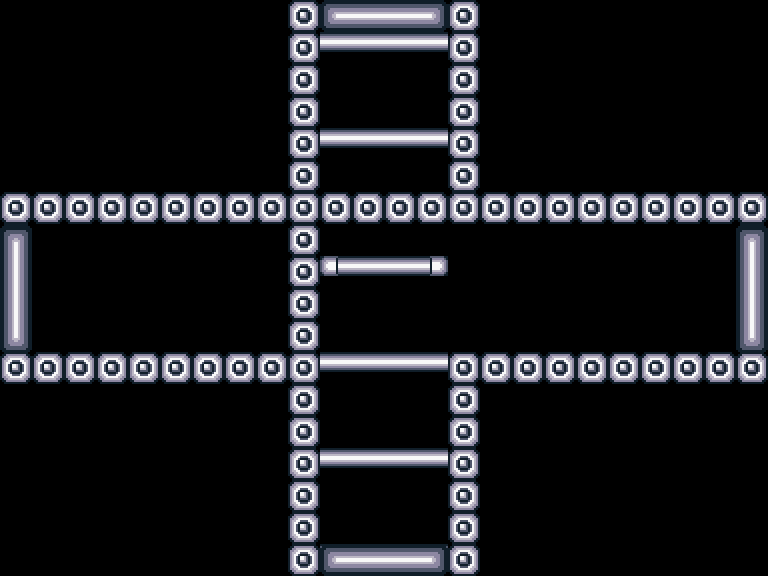

A level layout from a 2D game, rendered from its tile map. Below: a short description, then the map file with its tile-grid data intact:
An orthogonal 24x18 tile map with 32x32 px tiles, 6 tile layers (blocks, platforms, upDoor, rightDoor, ...) and 5 objects (playerSpawnUp, playerSpawn, playerSpawnLeft, playerSpawnDown, playerSpawnRight).

<map version="1.5" tiledversion="1.6.0" orientation="orthogonal" renderorder="right-down" width="24" height="18" tilewidth="32" tileheight="32" infinite="0" nextlayerid="8" nextobjectid="6">
 <editorsettings>
  <export target="testDownLeft.json" format="json" />
 </editorsettings>
 <tileset firstgid="1" name="commonTileset" tilewidth="32" tileheight="32" tilecount="225" columns="15">
  <image source="commonTileset.png" width="480" height="480" />
  <tile id="0">
   <properties>
    <property name="collides" type="bool" value="true" />
   </properties>
  </tile>
  <tile id="1">
   <properties>
    <property name="collides" type="bool" value="true" />
   </properties>
  </tile>
  <tile id="2">
   <properties>
    <property name="collides" type="bool" value="true" />
   </properties>
  </tile>
  <tile id="3">
   <properties>
    <property name="collides" type="bool" value="true" />
   </properties>
  </tile>
  <tile id="4">
   <properties>
    <property name="collides" type="bool" value="true" />
   </properties>
  </tile>
  <tile id="5">
   <properties>
    <property name="collides" type="bool" value="true" />
   </properties>
  </tile>
  <tile id="6">
   <properties>
    <property name="collides" type="bool" value="true" />
   </properties>
  </tile>
  <tile id="7">
   <properties>
    <property name="collides" type="bool" value="true" />
   </properties>
  </tile>
  <tile id="15">
   <properties>
    <property name="collides" type="bool" value="true" />
   </properties>
  </tile>
  <tile id="16">
   <properties>
    <property name="collides" type="bool" value="true" />
   </properties>
  </tile>
  <tile id="17">
   <properties>
    <property name="collides" type="bool" value="true" />
   </properties>
  </tile>
  <tile id="18">
   <properties>
    <property name="collides" type="bool" value="true" />
   </properties>
  </tile>
  <tile id="19">
   <properties>
    <property name="collides" type="bool" value="true" />
   </properties>
  </tile>
  <tile id="20">
   <properties>
    <property name="collides" type="bool" value="true" />
   </properties>
  </tile>
  <tile id="21">
   <properties>
    <property name="collides" type="bool" value="true" />
   </properties>
  </tile>
  <tile id="22">
   <properties>
    <property name="collides" type="bool" value="true" />
   </properties>
  </tile>
  <tile id="30">
   <properties>
    <property name="collides" type="bool" value="true" />
   </properties>
  </tile>
  <tile id="31">
   <properties>
    <property name="collides" type="bool" value="true" />
   </properties>
  </tile>
  <tile id="32">
   <properties>
    <property name="collides" type="bool" value="true" />
   </properties>
  </tile>
  <tile id="33">
   <properties>
    <property name="collides" type="bool" value="true" />
   </properties>
  </tile>
  <tile id="34">
   <properties>
    <property name="collides" type="bool" value="true" />
   </properties>
  </tile>
  <tile id="35">
   <properties>
    <property name="collides" type="bool" value="true" />
   </properties>
  </tile>
  <tile id="36">
   <properties>
    <property name="collides" type="bool" value="true" />
   </properties>
  </tile>
  <tile id="37">
   <properties>
    <property name="collides" type="bool" value="true" />
   </properties>
  </tile>
  <tile id="45">
   <properties>
    <property name="collides" type="bool" value="true" />
   </properties>
  </tile>
  <tile id="46">
   <properties>
    <property name="collides" type="bool" value="true" />
   </properties>
  </tile>
  <tile id="47">
   <properties>
    <property name="collides" type="bool" value="true" />
   </properties>
  </tile>
  <tile id="48">
   <properties>
    <property name="collides" type="bool" value="true" />
   </properties>
  </tile>
  <tile id="49">
   <properties>
    <property name="collides" type="bool" value="true" />
   </properties>
  </tile>
  <tile id="50">
   <properties>
    <property name="collides" type="bool" value="true" />
   </properties>
  </tile>
  <tile id="51">
   <properties>
    <property name="collides" type="bool" value="true" />
   </properties>
  </tile>
  <tile id="52">
   <properties>
    <property name="collides" type="bool" value="true" />
   </properties>
  </tile>
  <tile id="60">
   <properties>
    <property name="collides" type="bool" value="true" />
   </properties>
  </tile>
  <tile id="61">
   <properties>
    <property name="collides" type="bool" value="true" />
   </properties>
  </tile>
  <tile id="62">
   <properties>
    <property name="collides" type="bool" value="true" />
   </properties>
  </tile>
  <tile id="63">
   <properties>
    <property name="collides" type="bool" value="true" />
   </properties>
  </tile>
  <tile id="64">
   <properties>
    <property name="collides" type="bool" value="true" />
   </properties>
  </tile>
  <tile id="65">
   <properties>
    <property name="collides" type="bool" value="true" />
   </properties>
  </tile>
  <tile id="66">
   <properties>
    <property name="collides" type="bool" value="true" />
   </properties>
  </tile>
  <tile id="67">
   <properties>
    <property name="collides" type="bool" value="true" />
   </properties>
  </tile>
  <tile id="75">
   <properties>
    <property name="collides" type="bool" value="true" />
   </properties>
  </tile>
  <tile id="76">
   <properties>
    <property name="collides" type="bool" value="true" />
   </properties>
  </tile>
  <tile id="77">
   <properties>
    <property name="collides" type="bool" value="true" />
   </properties>
  </tile>
  <tile id="78">
   <properties>
    <property name="collides" type="bool" value="true" />
   </properties>
  </tile>
  <tile id="79">
   <properties>
    <property name="collides" type="bool" value="true" />
   </properties>
  </tile>
  <tile id="80">
   <properties>
    <property name="collides" type="bool" value="true" />
   </properties>
  </tile>
  <tile id="81">
   <properties>
    <property name="collides" type="bool" value="true" />
   </properties>
  </tile>
  <tile id="82">
   <properties>
    <property name="collides" type="bool" value="true" />
   </properties>
  </tile>
  <tile id="90">
   <properties>
    <property name="collides" type="bool" value="true" />
   </properties>
  </tile>
  <tile id="91">
   <properties>
    <property name="collides" type="bool" value="true" />
   </properties>
  </tile>
  <tile id="92">
   <properties>
    <property name="collides" type="bool" value="true" />
   </properties>
  </tile>
  <tile id="93">
   <properties>
    <property name="collides" type="bool" value="true" />
   </properties>
  </tile>
  <tile id="94">
   <properties>
    <property name="collides" type="bool" value="true" />
   </properties>
  </tile>
  <tile id="95">
   <properties>
    <property name="collides" type="bool" value="true" />
   </properties>
  </tile>
  <tile id="96">
   <properties>
    <property name="collides" type="bool" value="true" />
   </properties>
  </tile>
  <tile id="97">
   <properties>
    <property name="collides" type="bool" value="true" />
   </properties>
  </tile>
 </tileset>
 <layer id="1" name="blocks" width="24" height="18">
  <properties>
   <property name="collides" type="bool" value="true" />
  </properties>
  <data encoding="csv">
0,0,0,0,0,0,0,0,0,53,0,0,0,0,53,0,0,0,0,0,0,0,0,0,
0,0,0,0,0,0,0,0,0,53,0,0,0,0,53,0,0,0,0,0,0,0,0,0,
0,0,0,0,0,0,0,0,0,53,0,0,0,0,53,0,0,0,0,0,0,0,0,0,
0,0,0,0,0,0,0,0,0,53,0,0,0,0,53,0,0,0,0,0,0,0,0,0,
0,0,0,0,0,0,0,0,0,53,0,0,0,0,53,0,0,0,0,0,0,0,0,0,
0,0,0,0,0,0,0,0,0,53,0,0,0,0,53,0,0,0,0,0,0,0,0,0,
53,53,53,53,53,53,53,53,53,53,53,53,53,53,53,53,53,53,53,53,53,53,53,53,
0,0,0,0,0,0,0,0,0,53,0,0,0,0,0,0,0,0,0,0,0,0,0,0,
0,0,0,0,0,0,0,0,0,53,0,0,0,0,0,0,0,0,0,0,0,0,0,0,
0,0,0,0,0,0,0,0,0,53,0,0,0,0,0,0,0,0,0,0,0,0,0,0,
0,0,0,0,0,0,0,0,0,53,0,0,0,0,0,0,0,0,0,0,0,0,0,0,
53,53,53,53,53,53,53,53,53,53,0,0,0,0,53,53,53,53,53,53,53,53,53,53,
0,0,0,0,0,0,0,0,0,53,0,0,0,0,53,0,0,0,0,0,0,0,0,0,
0,0,0,0,0,0,0,0,0,53,0,0,0,0,53,0,0,0,0,0,0,0,0,0,
0,0,0,0,0,0,0,0,0,53,0,0,0,0,53,0,0,0,0,0,0,0,0,0,
0,0,0,0,0,0,0,0,0,53,0,0,0,0,53,0,0,0,0,0,0,0,0,0,
0,0,0,0,0,0,0,0,0,53,0,0,0,0,53,0,0,0,0,0,0,0,0,0,
0,0,0,0,0,0,0,0,0,53,0,0,0,0,53,0,0,0,0,0,0,0,0,0
</data>
 </layer>
 <layer id="2" name="platforms" width="24" height="18">
  <properties>
   <property name="collides" type="bool" value="true" />
  </properties>
  <data encoding="csv">
0,0,0,0,0,0,0,0,0,0,0,0,0,0,0,0,0,0,0,0,0,0,0,0,
0,0,0,0,0,0,0,0,0,0,5,5,5,5,0,0,0,0,0,0,0,0,0,0,
0,0,0,0,0,0,0,0,0,0,0,0,0,0,0,0,0,0,0,0,0,0,0,0,
0,0,0,0,0,0,0,0,0,0,0,0,0,0,0,0,0,0,0,0,0,0,0,0,
0,0,0,0,0,0,0,0,0,0,5,5,5,5,0,0,0,0,0,0,0,0,0,0,
0,0,0,0,0,0,0,0,0,0,0,0,0,0,0,0,0,0,0,0,0,0,0,0,
0,0,0,0,0,0,0,0,0,0,0,0,0,0,0,0,0,0,0,0,0,0,0,0,
0,0,0,0,0,0,0,0,0,0,0,0,0,0,0,0,0,0,0,0,0,0,0,0,
0,0,0,0,0,0,0,0,0,0,4,5,5,6,0,0,0,0,0,0,0,0,0,0,
0,0,0,0,0,0,0,0,0,0,0,0,0,0,0,0,0,0,0,0,0,0,0,0,
0,0,0,0,0,0,0,0,0,0,0,0,0,0,0,0,0,0,0,0,0,0,0,0,
0,0,0,0,0,0,0,0,0,0,5,5,5,5,0,0,0,0,0,0,0,0,0,0,
0,0,0,0,0,0,0,0,0,0,0,0,0,0,0,0,0,0,0,0,0,0,0,0,
0,0,0,0,0,0,0,0,0,0,0,0,0,0,0,0,0,0,0,0,0,0,0,0,
0,0,0,0,0,0,0,0,0,0,5,5,5,5,0,0,0,0,0,0,0,0,0,0,
0,0,0,0,0,0,0,0,0,0,0,0,0,0,0,0,0,0,0,0,0,0,0,0,
0,0,0,0,0,0,0,0,0,0,0,0,0,0,0,0,0,0,0,0,0,0,0,0,
0,0,0,0,0,0,0,0,0,0,5,5,5,5,0,0,0,0,0,0,0,0,0,0
</data>
 </layer>
 <layer id="3" name="upDoor" width="24" height="18">
  <properties>
   <property name="collides" type="bool" value="true" />
  </properties>
  <data encoding="csv">
0,0,0,0,0,0,0,0,0,0,50,51,51,52,0,0,0,0,0,0,0,0,0,0,
0,0,0,0,0,0,0,0,0,0,0,0,0,0,0,0,0,0,0,0,0,0,0,0,
0,0,0,0,0,0,0,0,0,0,0,0,0,0,0,0,0,0,0,0,0,0,0,0,
0,0,0,0,0,0,0,0,0,0,0,0,0,0,0,0,0,0,0,0,0,0,0,0,
0,0,0,0,0,0,0,0,0,0,0,0,0,0,0,0,0,0,0,0,0,0,0,0,
0,0,0,0,0,0,0,0,0,0,0,0,0,0,0,0,0,0,0,0,0,0,0,0,
0,0,0,0,0,0,0,0,0,0,0,0,0,0,0,0,0,0,0,0,0,0,0,0,
0,0,0,0,0,0,0,0,0,0,0,0,0,0,0,0,0,0,0,0,0,0,0,0,
0,0,0,0,0,0,0,0,0,0,0,0,0,0,0,0,0,0,0,0,0,0,0,0,
0,0,0,0,0,0,0,0,0,0,0,0,0,0,0,0,0,0,0,0,0,0,0,0,
0,0,0,0,0,0,0,0,0,0,0,0,0,0,0,0,0,0,0,0,0,0,0,0,
0,0,0,0,0,0,0,0,0,0,0,0,0,0,0,0,0,0,0,0,0,0,0,0,
0,0,0,0,0,0,0,0,0,0,0,0,0,0,0,0,0,0,0,0,0,0,0,0,
0,0,0,0,0,0,0,0,0,0,0,0,0,0,0,0,0,0,0,0,0,0,0,0,
0,0,0,0,0,0,0,0,0,0,0,0,0,0,0,0,0,0,0,0,0,0,0,0,
0,0,0,0,0,0,0,0,0,0,0,0,0,0,0,0,0,0,0,0,0,0,0,0,
0,0,0,0,0,0,0,0,0,0,0,0,0,0,0,0,0,0,0,0,0,0,0,0,
0,0,0,0,0,0,0,0,0,0,0,0,0,0,0,0,0,0,0,0,0,0,0,0
</data>
 </layer>
 <layer id="4" name="rightDoor" width="24" height="18">
  <properties>
   <property name="collides" type="bool" value="true" />
  </properties>
  <data encoding="csv">
0,0,0,0,0,0,0,0,0,0,0,0,0,0,0,0,0,0,0,0,0,0,0,0,
0,0,0,0,0,0,0,0,0,0,0,0,0,0,0,0,0,0,0,0,0,0,0,0,
0,0,0,0,0,0,0,0,0,0,0,0,0,0,0,0,0,0,0,0,0,0,0,0,
0,0,0,0,0,0,0,0,0,0,0,0,0,0,0,0,0,0,0,0,0,0,0,0,
0,0,0,0,0,0,0,0,0,0,0,0,0,0,0,0,0,0,0,0,0,0,0,0,
0,0,0,0,0,0,0,0,0,0,0,0,0,0,0,0,0,0,0,0,0,0,0,0,
0,0,0,0,0,0,0,0,0,0,0,0,0,0,0,0,0,0,0,0,0,0,0,0,
0,0,0,0,0,0,0,0,0,0,0,0,0,0,0,0,0,0,0,0,0,0,0,8,
0,0,0,0,0,0,0,0,0,0,0,0,0,0,0,0,0,0,0,0,0,0,0,23,
0,0,0,0,0,0,0,0,0,0,0,0,0,0,0,0,0,0,0,0,0,0,0,23,
0,0,0,0,0,0,0,0,0,0,0,0,0,0,0,0,0,0,0,0,0,0,0,38,
0,0,0,0,0,0,0,0,0,0,0,0,0,0,0,0,0,0,0,0,0,0,0,0,
0,0,0,0,0,0,0,0,0,0,0,0,0,0,0,0,0,0,0,0,0,0,0,0,
0,0,0,0,0,0,0,0,0,0,0,0,0,0,0,0,0,0,0,0,0,0,0,0,
0,0,0,0,0,0,0,0,0,0,0,0,0,0,0,0,0,0,0,0,0,0,0,0,
0,0,0,0,0,0,0,0,0,0,0,0,0,0,0,0,0,0,0,0,0,0,0,0,
0,0,0,0,0,0,0,0,0,0,0,0,0,0,0,0,0,0,0,0,0,0,0,0,
0,0,0,0,0,0,0,0,0,0,0,0,0,0,0,0,0,0,0,0,0,0,0,0
</data>
 </layer>
 <layer id="5" name="downDoor" width="24" height="18">
  <properties>
   <property name="collides" type="bool" value="true" />
  </properties>
  <data encoding="csv">
0,0,0,0,0,0,0,0,0,0,0,0,0,0,0,0,0,0,0,0,0,0,0,0,
0,0,0,0,0,0,0,0,0,0,0,0,0,0,0,0,0,0,0,0,0,0,0,0,
0,0,0,0,0,0,0,0,0,0,0,0,0,0,0,0,0,0,0,0,0,0,0,0,
0,0,0,0,0,0,0,0,0,0,0,0,0,0,0,0,0,0,0,0,0,0,0,0,
0,0,0,0,0,0,0,0,0,0,0,0,0,0,0,0,0,0,0,0,0,0,0,0,
0,0,0,0,0,0,0,0,0,0,0,0,0,0,0,0,0,0,0,0,0,0,0,0,
0,0,0,0,0,0,0,0,0,0,0,0,0,0,0,0,0,0,0,0,0,0,0,0,
0,0,0,0,0,0,0,0,0,0,0,0,0,0,0,0,0,0,0,0,0,0,0,0,
0,0,0,0,0,0,0,0,0,0,0,0,0,0,0,0,0,0,0,0,0,0,0,0,
0,0,0,0,0,0,0,0,0,0,0,0,0,0,0,0,0,0,0,0,0,0,0,0,
0,0,0,0,0,0,0,0,0,0,0,0,0,0,0,0,0,0,0,0,0,0,0,0,
0,0,0,0,0,0,0,0,0,0,0,0,0,0,0,0,0,0,0,0,0,0,0,0,
0,0,0,0,0,0,0,0,0,0,0,0,0,0,0,0,0,0,0,0,0,0,0,0,
0,0,0,0,0,0,0,0,0,0,0,0,0,0,0,0,0,0,0,0,0,0,0,0,
0,0,0,0,0,0,0,0,0,0,0,0,0,0,0,0,0,0,0,0,0,0,0,0,
0,0,0,0,0,0,0,0,0,0,0,0,0,0,0,0,0,0,0,0,0,0,0,0,
0,0,0,0,0,0,0,0,0,0,0,0,0,0,0,0,0,0,0,0,0,0,0,0,
0,0,0,0,0,0,0,0,0,0,50,51,51,52,0,0,0,0,0,0,0,0,0,0
</data>
 </layer>
 <layer id="6" name="leftDoor" width="24" height="18">
  <properties>
   <property name="collides" type="bool" value="true" />
  </properties>
  <data encoding="csv">
0,0,0,0,0,0,0,0,0,0,0,0,0,0,0,0,0,0,0,0,0,0,0,0,
0,0,0,0,0,0,0,0,0,0,0,0,0,0,0,0,0,0,0,0,0,0,0,0,
0,0,0,0,0,0,0,0,0,0,0,0,0,0,0,0,0,0,0,0,0,0,0,0,
0,0,0,0,0,0,0,0,0,0,0,0,0,0,0,0,0,0,0,0,0,0,0,0,
0,0,0,0,0,0,0,0,0,0,0,0,0,0,0,0,0,0,0,0,0,0,0,0,
0,0,0,0,0,0,0,0,0,0,0,0,0,0,0,0,0,0,0,0,0,0,0,0,
0,0,0,0,0,0,0,0,0,0,0,0,0,0,0,0,0,0,0,0,0,0,0,0,
8,0,0,0,0,0,0,0,0,0,0,0,0,0,0,0,0,0,0,0,0,0,0,0,
23,0,0,0,0,0,0,0,0,0,0,0,0,0,0,0,0,0,0,0,0,0,0,0,
23,0,0,0,0,0,0,0,0,0,0,0,0,0,0,0,0,0,0,0,0,0,0,0,
38,0,0,0,0,0,0,0,0,0,0,0,0,0,0,0,0,0,0,0,0,0,0,0,
0,0,0,0,0,0,0,0,0,0,0,0,0,0,0,0,0,0,0,0,0,0,0,0,
0,0,0,0,0,0,0,0,0,0,0,0,0,0,0,0,0,0,0,0,0,0,0,0,
0,0,0,0,0,0,0,0,0,0,0,0,0,0,0,0,0,0,0,0,0,0,0,0,
0,0,0,0,0,0,0,0,0,0,0,0,0,0,0,0,0,0,0,0,0,0,0,0,
0,0,0,0,0,0,0,0,0,0,0,0,0,0,0,0,0,0,0,0,0,0,0,0,
0,0,0,0,0,0,0,0,0,0,0,0,0,0,0,0,0,0,0,0,0,0,0,0,
0,0,0,0,0,0,0,0,0,0,0,0,0,0,0,0,0,0,0,0,0,0,0,0
</data>
 </layer>
 <objectgroup id="7" name="playerSpawns">
  <object id="1" name="playerSpawnUp" x="352" y="0">
   <point />
  </object>
  <object id="2" name="playerSpawn" x="352" y="224">
   <point />
  </object>
  <object id="3" name="playerSpawnLeft" x="0" y="320">
   <point />
  </object>
  <object id="4" name="playerSpawnDown" x="352" y="544">
   <point />
  </object>
  <object id="5" name="playerSpawnRight" x="736" y="320">
   <point />
  </object>
 </objectgroup>
</map>
